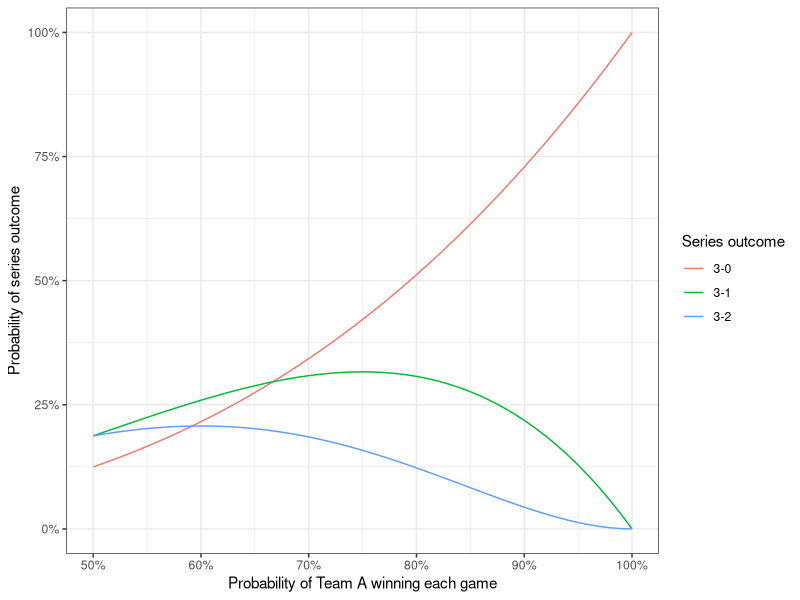

Reproduce this figure in R.
## ---- chunk 1
library(tidyverse)
library(kableExtra)
## ---- chunk 2
data <- data.frame(
  # repeat each outcome 51 times
  score = rep(c('3-0', '3-1', '3-2'), each = 51),
  # repeat the sequence of probabilities from 0.5-1 (in 0.01 increments) once for each outcome
  p_win = rep(seq(0.5, 1, 0.01), times = 3)
)

# Preview of first few rows
data %>% 
  head(5)
## ---- chunk 3
data <- data %>% 
  mutate(p_outcome = case_when(
    # If 3-0
    score == '3-0' ~ (p_win**3),
    # If 3-1
    score == '3-1' ~ 3*(p_win**3)*(1-p_win),
    # If 3-2
    score == '3-2' ~ 6*(p_win**3)*((1-p_win)**2)
  ))

# Probabilities when p = 0.75
data %>% 
  filter(p_win == 0.75)
## ---- chunk 4
data %>% 
  ggplot(aes(x = p_win, y = p_outcome, colour = score)) + 
  geom_path() + 
  scale_x_continuous(labels = scales::percent_format(accuracy = 1)) +
  scale_y_continuous(labels = scales::percent_format(accuracy = 1)) + 
  labs(x = 'Probability of Team A winning each game',
       y = 'Probability of series outcome',
       colour = 'Series outcome') + 
  theme_bw()
## ---- chunk 5
data %>% 
  filter(p_win == 0.5)
## ---- chunk 6
data %>% 
  filter(p_win %in% c(0.66, 0.67))
